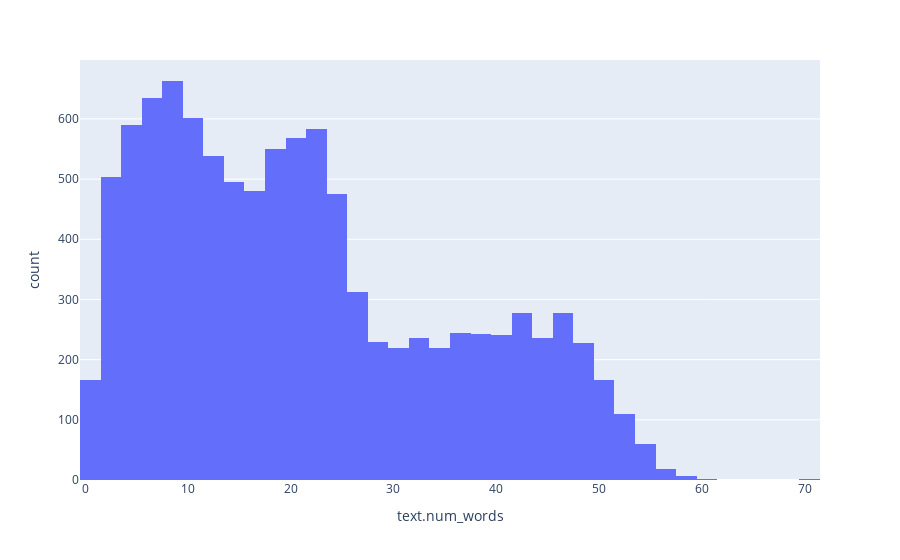

Here is the notebook cell this chart was saved with:
### Markdown cell above
### Tweet Length Distribution

Show distribution of number of words in a tweet

"clean_text" field is tweet text with urls and @mentions removed

### Code cell
import plotly.express as px
df["text.num_words"] = df["clean_text"].str.split().map(lambda x: len(x))
fig = px.histogram(df, x="text.num_words",nbins=50)

fig.show()

### Figure 1 — Plotly figure (JSON) as saved in the notebook; plotly's stock layout.template omitted (floating-point values rounded to 4 significant figures; data arrays with more than 128 entries replaced by an {"elided": "..."} marker saying what was removed)
{"data": [{"alignmentgroup": "True", "bingroup": "x", "hovertemplate": "text.num_words=%{x}<br>count=%{y}<extra></extra>", "legendgroup": "", "marker": {"color": "#636efa", "pattern": {"shape": ""}}, "name": "", "nbinsx": 50, "offsetgroup": "", "orientation": "v", "showlegend": false, "type": "histogram", "x": {"elided": "10176 int values"}, "xaxis": "x", "yaxis": "y"}], "layout": {"barmode": "relative", "legend": {"tracegroupgap": 0}, "margin": {"t": 60}, "xaxis": {"anchor": "y", "domain": [0, 1], "title": {"text": "text.num_words"}}, "yaxis": {"anchor": "x", "domain": [0, 1], "title": {"text": "count"}}}}
